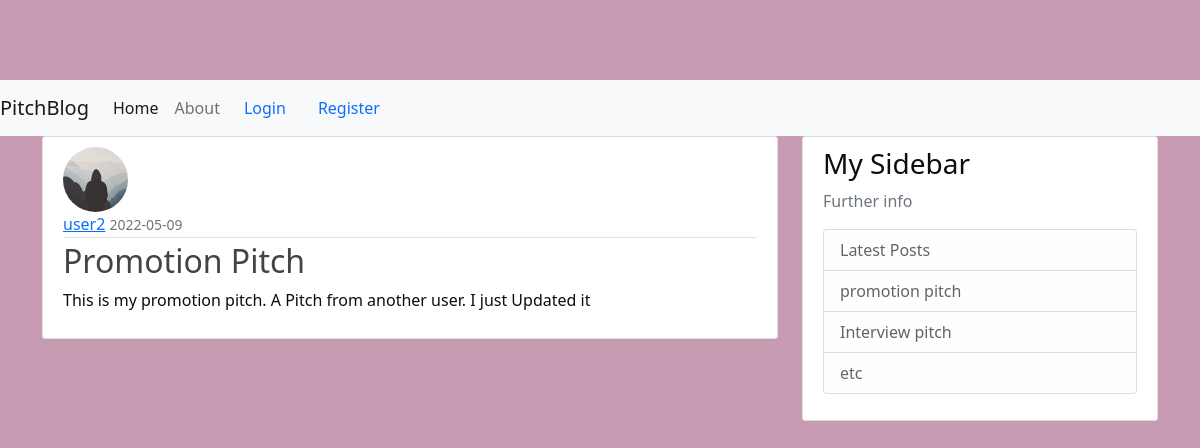
The page /post/2 on the database as committed earlier.
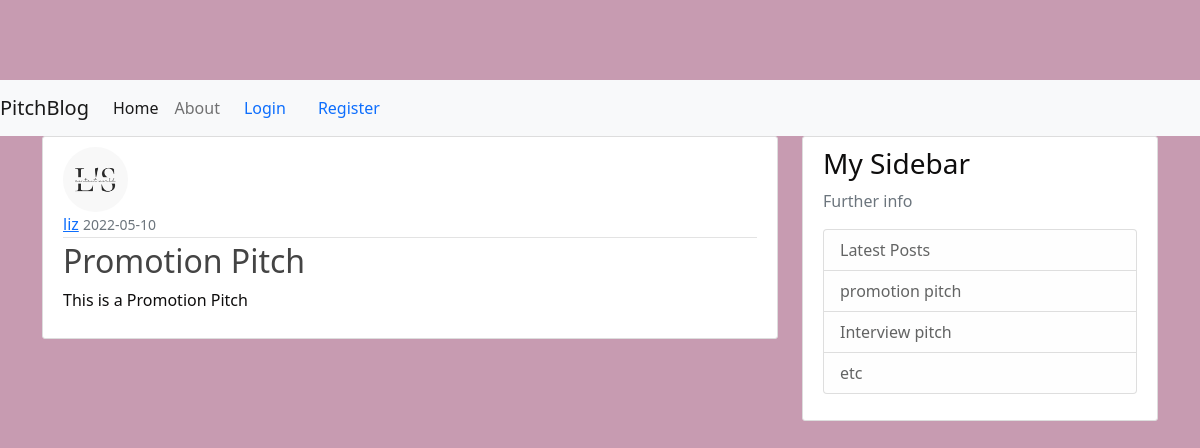
The same page on the database as committed later.
### pitchblog/models.py (models this page shows, shortened)
class User(db.Model, UserMixin):
    id = db.Column(db.Integer, primary_key=True)
    username = db.Column(db.String(20), unique=True, nullable=False)
    email = db.Column(db.String(120), unique=True, nullable=False)
    image_file = db.Column(db.String(20), nullable=False, default='default.jpg')
    password = db.Column(db.String(60), nullable=False)
    posts = db.relationship('Post', backref='author', lazy=True)

class Post(db.Model):
    id = db.Column(db.Integer, primary_key=True)
    title = db.Column(db.String(100), nullable=False)
    date_posted = db.Column(db.DateTime, nullable=False, default=datetime.utcnow)
    content = db.Column(db.Text, nullable=False)
    user_id = db.Column(db.Integer, db.ForeignKey('user.id'), nullable=False)

### pitchblog/posts/routes.py (the view)
@posts.route("/post/<int:post_id>")
def post(post_id):
    post = Post.query.get_or_404(post_id)
    return render_template('post.html', title=post.title, post=post)

### pitchblog/templates/post.html (shortened to what this page needs)
{% extends "base.html" %}
{% block content %}
  <article class="media content-section">
    <img class="rounded-circle article-img" src="{{ url_for('static', filename='profile_pics/' + post.author.image_file) }}">
    <div class="media-body">
      <div class="article-metadata">
        <a class="mr-2" href="{{ url_for('users.user_posts', username=post.author.username) }}">{{ post.author.username }}</a>
        <small class="text-muted">{{ post.date_posted.strftime('%Y-%m-%d') }}</small>
      </div>
      <h2 class="article-title">{{ post.title }}</h2>
      <p class="article-content">{{ post.content }}</p>
    </div>
  </article>
{% endblock content %}

Rows that differ between the two databases and show on the page:
removed User: image_file (placeholder picture), author.username "user2"
now on this page (row edited): User: image_file (picture), author.username "liz"
changed Post "Promotion Pitch": date_posted "2022-05-09" → "2022-05-10"; content "This is my promotion pitch. A Pitch from another user. I just Updated it" → "This is a Promotion Pitch"
